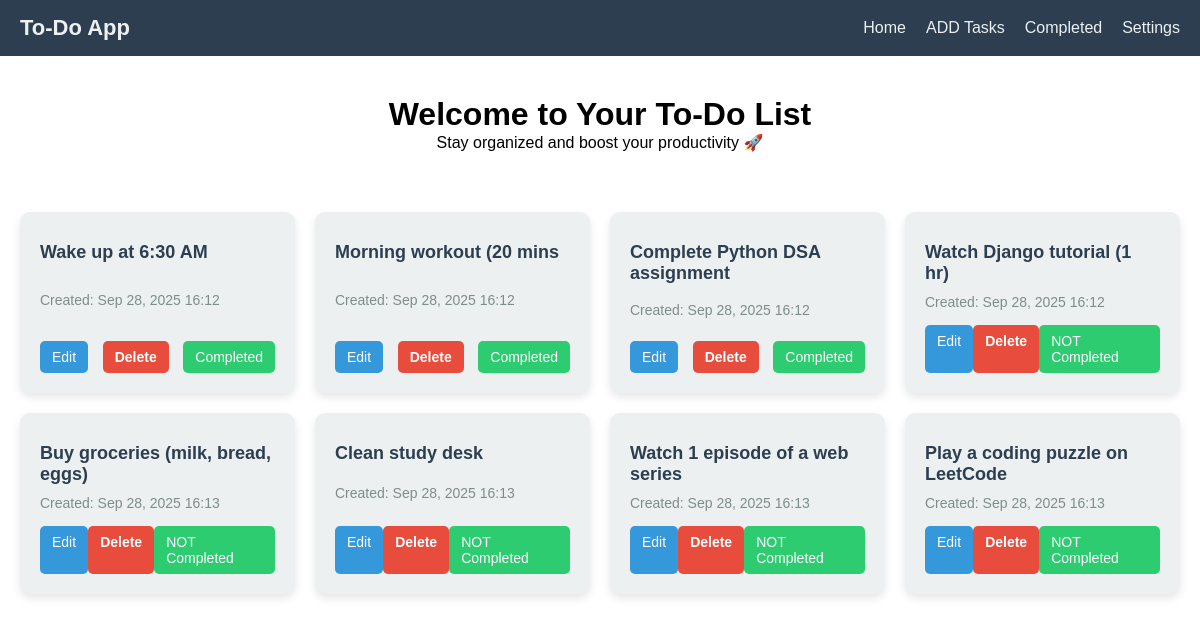
/todo/home/, run on an earlier commit of the app's database.
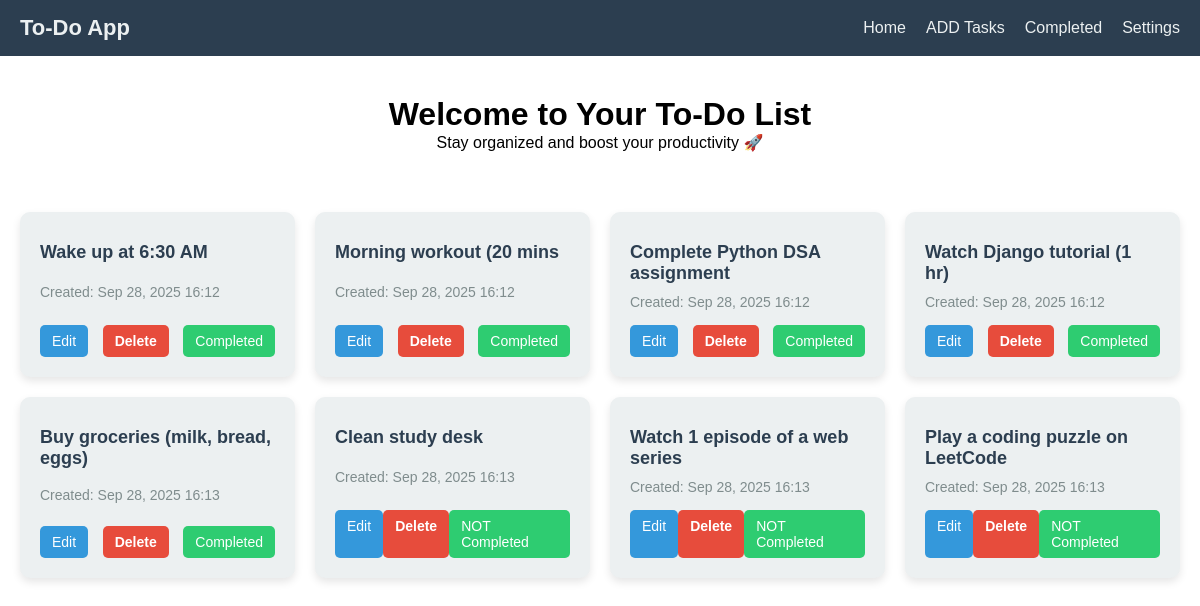
And on a later commit of the database.
### todo/models.py (models this page shows, shortened)
class Task(models.Model):
    text=models.TextField(max_length=200)
    created_date=models.DateTimeField(auto_now_add=True)
    updated_date=models.DateField(auto_now=True)
    complete=models.BooleanField(default=False)

### todo/views.py (the view)
# urls.py: path('home/',views.display_view,name='home'),
def display_view(request):
    tasks=Task.objects.all()
    return render(request,'display.html',{'tasks':tasks})

### todo/templates/display.html
{% extends "index.html" %}
{% load static %}
{% block content %}
<div class="task-grid">
    {% for task in tasks %}
    <div class="task-card">
        <p class="task-text">{{ task.text }}</p>
        <p class="task-date">Created: {{ task.created_date|date:"M d, Y H:i" }}</p>
        <div class="task-buttons">
            <a href="{% url 'edit' task.pk %}" class="edit-btn">Edit</a>
            <a href="{% url 'delete' task.pk %}" class="delete-btn">Delete</a>
            {% if task.complete %}
            <a href="{% url 'complete' task.pk%}" class="complete-btn">Completed</a>
            {% else %}
            <a href="{% url 'complete' task.pk%}" class="complete-btn">NOT Completed</a>
            {% endif %}
        </div>
    </div>
    {% empty %}
    <p>No tasks found. Add some tasks!</p>
    {% endfor %}
</div>
{% endblock %}

What changed in the data, as far as the page shows it:
changed Task "Watch Django tutorial (1 hr)": complete "NOT Completed" → "Completed"
changed Task "Buy groceries (milk, bread, eggs)": complete "NOT Completed" → "Completed"
